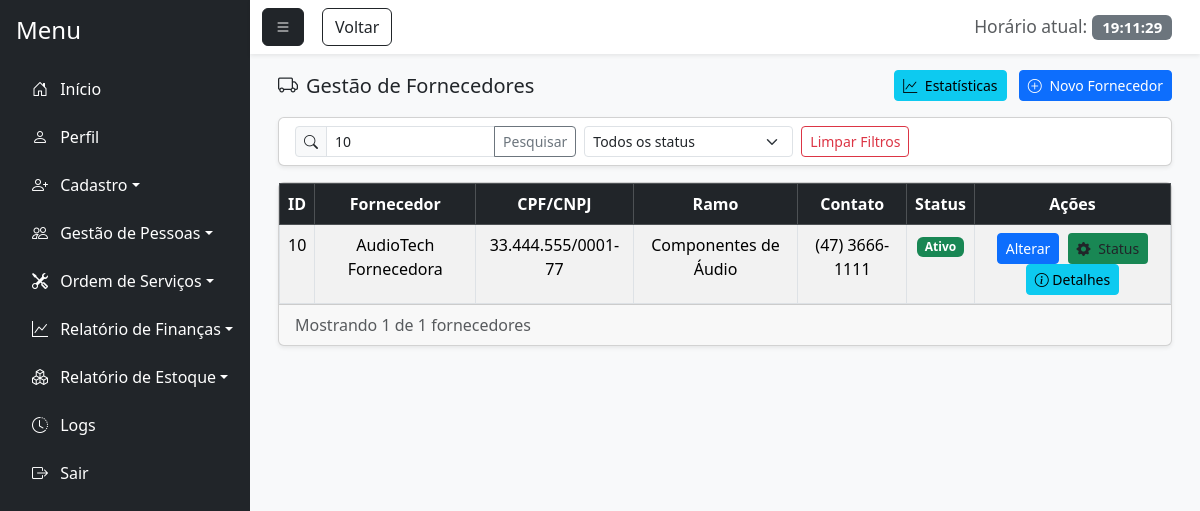
The app's page /gestao_fornecedor.php?busca=10 (signed in), older data.
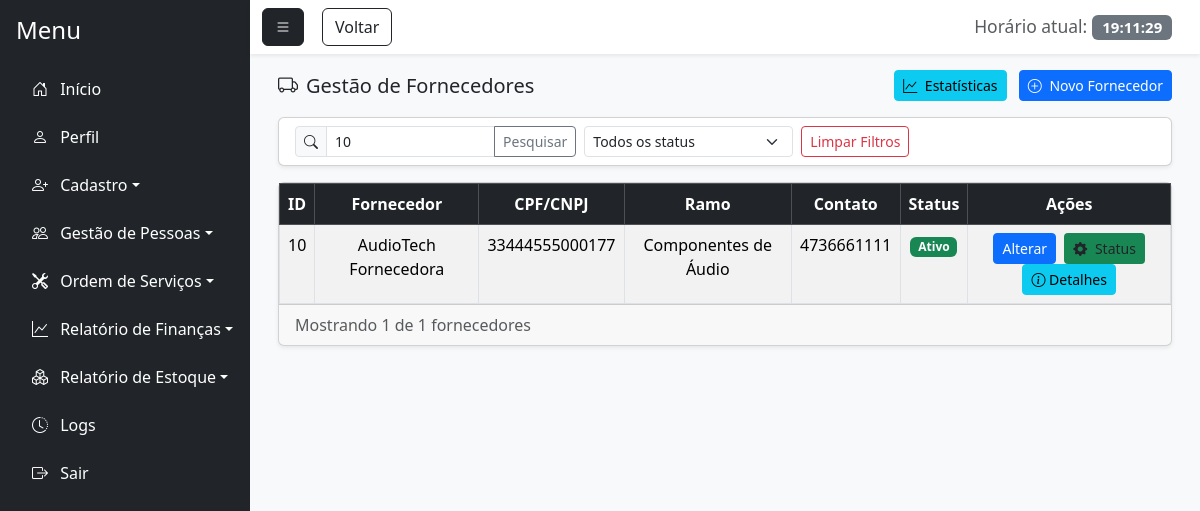
The same page, newer data.
### tables this page shows
CREATE TABLE `fornecedor` (
  `id_fornecedor` int(11) NOT NULL,
  `id_funcionario` int(11) NOT NULL,
  `nome_fornecedor` varchar(100) NOT NULL,
  `cpf_cnpj` varchar(18) NOT NULL,
  `ramo_atividade` varchar(100) DEFAULT NULL,
  `telefone` varchar(20) DEFAULT NULL,
  `endereco` varchar(255) DEFAULT NULL,
  `bairro` varchar(100) DEFAULT NULL,
  `cep` varchar(15) DEFAULT NULL,
  `cidade` varchar(100) DEFAULT NULL,
  `estado` varchar(50) DEFAULT NULL,
  `email` varchar(100) DEFAULT NULL,
  `status` enum('Ativo','Inativo','Pendente','Bloqueado','Suspenso') DEFAULT 'Ativo'
);

### gestao_fornecedor.php (the view, shortened to what the changed rows need)
<?php
    require_once 'conexao.php';
    $busca = '';
    if(isset($_GET['busca']) && !empty($_GET['busca'])){
        $busca = trim($_GET['busca']);
    }
    $sql = "SELECT * FROM fornecedor";
    $where_conditions = [];
    $params = [];
    if(!empty($busca)) {
        if(is_numeric($busca)){
            $where_conditions[] = "id_fornecedor = :busca";
            $params[':busca'] = $busca;
        } else {
            $where_conditions[] = "(nome_fornecedor LIKE :busca_nome OR cpf_cnpj LIKE :busca_cpf)";
            $params[':busca_nome'] = "$busca%";
            $params[':busca_cpf'] = "$busca%";
        }
    }
    if (!empty($where_conditions)) {
        $sql .= " WHERE " . implode(" AND ", $where_conditions);
    }
    $sql .= " ORDER BY nome_fornecedor ASC";
    $stmt = $pdo->prepare($sql);
    foreach ($params as $key => $value) {
        $stmt->bindValue($key, $value);
    }
    $stmt->execute();
    $fornecedores = $stmt->fetchAll(PDO::FETCH_ASSOC);
?>
<!DOCTYPE html>
<html lang="pt-BR">
<head>
    <link href="https://cdn.jsdelivr.net/npm/bootstrap@5.3.7/dist/css/bootstrap.min.css" rel="stylesheet">
    <link rel="stylesheet" href="https://cdn.jsdelivr.net/npm/bootstrap-icons@1.11.1/font/bootstrap-icons.css">
    <link href="https://cdn.jsdelivr.net/npm/bootstrap-icons@1.11.1/font/bootstrap-icons.css" rel="stylesheet">
</head>
<body class="bg-light">
    <div class="d-flex vh-100 bg-light">
        <div class="flex-grow-1 d-flex flex-column">
            <div class="flex-grow-1 p-3" style="overflow-y: auto;">
                <div class="container-fluid">
                    <div class="card shadow-sm">
                        <div class="card-body p-0">
                            <div class="table-responsive">
                                <?php if(!empty($fornecedores)): ?>
                                    <table class="table table-striped table-hover table-bordered mb-0">
                                        <thead class="table-dark">
                                            <tr>
                                                <th><center>ID</center></th>
                                                <th><center>Fornecedor</center></th>
                                                <th><center>CPF/CNPJ</center></th>
                                                <th><center>Ramo</center></th>
                                                <th><center>Contato</center></th>
                                                <th><center>Status</center></th>
                                                <th class="text-center">Ações</th>
                                            </tr>
                                        </thead>
                                        <tbody>
                                            <?php foreach($fornecedores as $fornecedor): ?>
                                                <tr>
                                                    <td><center><?=htmlspecialchars($fornecedor['id_fornecedor'])?></center></td>
                                                    <td><center><?=htmlspecialchars($fornecedor['nome_fornecedor'])?></center></td>
                                                    <td><center><?=htmlspecialchars($fornecedor['cpf_cnpj'])?></center></td>
                                                    <td><center><?=htmlspecialchars($fornecedor['ramo_atividade'])?></center></td>
                                                    <td><center><?=htmlspecialchars($fornecedor['telefone'])?></center></td>
                                                    <td>
                                                        <center>
                                                            <?php
                                                            $badge_class = '';
                                                            switch($fornecedor['status']) {
                                                                case 'Ativo': $badge_class = 'bg-success'; break;
                                                            }
                                                            ?>
                                                            <span class="badge <?=$badge_class?>"><?=$fornecedor['status']?></span>
                                                        </center>
                                                    </td>
                                                    <td class="text-center">
                                                        <a href="#" class="btn btn-sm btn-primary me-1" onclick="carregarDadosFornecedor(<?=htmlspecialchars($fornecedor['id_fornecedor'])?>)">Alterar</a>
                                                        <button type="button" class="btn btn-sm <?= $badge_class ?>" onclick="abrirModalStatus(<?=htmlspecialchars($fornecedor['id_fornecedor'])?>, '<?=$fornecedor['status']?>', '<?=htmlspecialchars($fornecedor['nome_fornecedor'])?>')">
                                                            <i class="bi bi-gear-fill me-1"></i> Status
                                                        </button>
                                                        <button class="btn btn-sm btn-info" onclick="mostrarDetalhesFornecedor(<?=htmlspecialchars($fornecedor['id_fornecedor'])?>)">
                                                            <i class="bi bi-info-circle"></i> Detalhes
                                                        </button>
                                                    </td>
                                                </tr>
                                            <?php endforeach;?>
                                        </tbody>
                                    </table>
                                <?php else: ?><br>
                                    <center><p>Nenhum fornecedor encontrado.</p></center>
                                <?php endif; ?>
                            </div>
                        </div>
                    </div>
                </div>
            </div>
</body>
</html>

Row changes from the older to the newer data that the page shows:
changed fornecedor "AudioTech Fornecedora": cpf_cnpj "33.444.555/0001-77" → "33444555000177"; telefone "(47) 3666-1111" → "4736661111"
